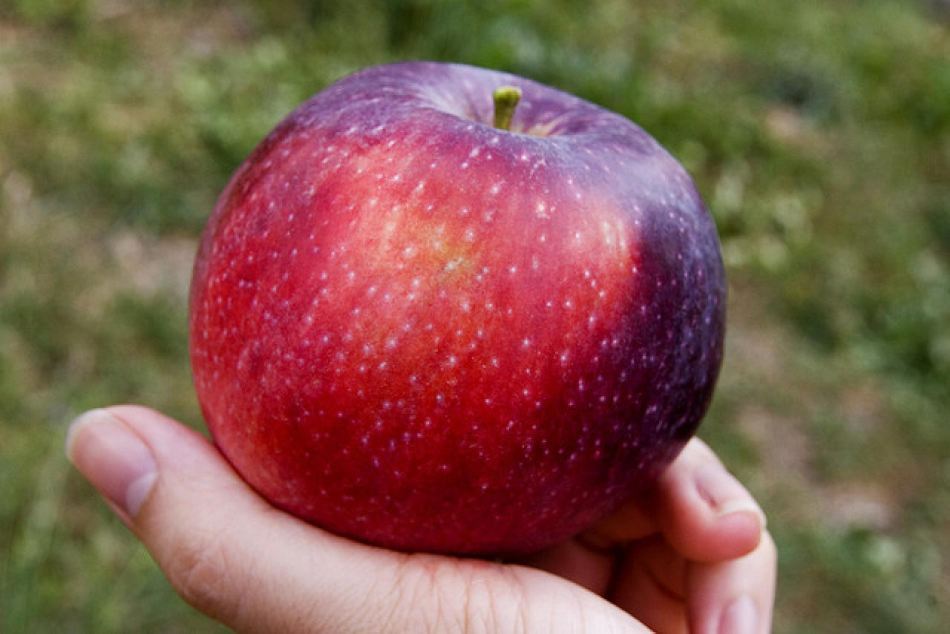
#> input picture apple1.jpg, 1900 x 1267 px (shown at 1/2 size)
$ python opencv_detect.py   (older library calls are emulated)
#> lines starting #> are read from the running program, lines starting #| are printed output that depends on the picture; after the words box and inside, x2 and y2 are one past the last pixel; in counts of white or black regions, pixels touching at a corner belong together
import cv2

import numpy as np

from matplotlib import pyplot as plt
#display the image


green=(0,255,0)
red=(255,0,0)
blue=(0,0,255)


def find_biggest_contour(image):

	image=image.copy()

	_ , contours , hierarchy=cv2.findContours(image,cv2.RETR_LIST,cv2.CHAIN_APPROX_SIMPLE)
	contour_sizes=[(cv2.contourArea(contour),contour) for contour in contours]
	biggest_contour=max(contour_sizes,key=lambda x:x[0])[1]
	mask=np.zeros(image.shape,np.uint8)
	cv2.drawContours(mask,[biggest_contour],-1,255,-1)

	return biggest_contour,mask


def overlay_mask(mask,image):
	rgb_mask=cv2.cvtColor(mask,cv2.COLOR_GRAY2RGB)
	img=cv2.addWeighted(rgb_mask,0.5,image,0.5,0)
	return img


def circle_contour(image,contour):

	image_with_ellipse=image.copy()

	ellipse=cv2.fitEllipse(contour)

	cv2.ellipse(image_with_ellipse,ellipse,green,2,1)

	return image_with_ellipse


def show(image):

	plt.figure(figsize=(10,10))
	plt.imshow(image,interpolation='nearest')


def draw_apple(image):

	#PRE PROCESSING OF IMAGE

	image=cv2.cvtColor(image,cv2.COLOR_BGR2RGB)

	maxsize=max(image.shape)

	scale=700/maxsize

	image=cv2.resize(image,None,fx=scale,fy=scale)

	image_blur=cv2.GaussianBlur(image,(7,7),0)

	image_blur_hsv=cv2.cvtColor(image_blur,cv2.COLOR_RGB2HSV)

	min_color=np.array([0,100,80])
	max_color=np.array([10,256,256])

	mask1=cv2.inRange(image_blur_hsv,min_color,max_color)

	min_color2=np.array([170,100,80])
	max_color2=np.array([180,256,256])

	mask2=cv2.inRange(image_blur_hsv,min_color2,max_color2)

	mask=mask1+mask2

	kernel=cv2.getStructuringElement(cv2.MORPH_ELLIPSE,(15,15))

	mask_closed=cv2.morphologyEx(mask,cv2.MORPH_CLOSE,kernel)
	mask_cleaned=cv2.morphologyEx(mask_closed,cv2.MORPH_OPEN,kernel)

	big_contour,mask_fruit=find_biggest_contour(mask_cleaned)

	overlay=overlay_mask(mask_cleaned,image)

	circled=circle_contour(overlay,big_contour)

	show(circled)

	bgr=cv2.cvtColor(circled,cv2.COLOR_RGB2BGR)

	return bgr

def draw_banana(image):

	#PRE PROCESSING OF IMAGE

	image=cv2.cvtColor(image,cv2.COLOR_BGR2RGB)

	maxsize=max(image.shape)

	scale=700/maxsize

	image=cv2.resize(image,None,fx=scale,fy=scale)

	image_blur=cv2.GaussianBlur(image,(7,7),0)

	image_blur_hsv=cv2.cvtColor(image_blur,cv2.COLOR_RGB2HSV)

	min_color=np.array([20,50,50])
	max_color=np.array([30,256,256])

	mask1=cv2.inRange(image_blur_hsv,min_color,max_color)

	min_color2=np.array([60,50,50])
	max_color2=np.array([70,256,256])

	mask2=cv2.inRange(image_blur_hsv,min_color2,max_color2)

	mask=mask1+mask2

	kernel=cv2.getStructuringElement(cv2.MORPH_ELLIPSE,(15,15))

	mask_closed=cv2.morphologyEx(mask,cv2.MORPH_CLOSE,kernel)
	mask_cleaned=cv2.morphologyEx(mask_closed,cv2.MORPH_OPEN,kernel)

	big_contour,mask_fruit=find_biggest_contour(mask_cleaned)

	overlay=overlay_mask(mask_cleaned,image)

	circled=circle_contour(overlay,big_contour)

	show(circled)

	bgr=cv2.cvtColor(circled,cv2.COLOR_RGB2BGR)

	return bgr


# [44 lines left out: function draw_strawberry, not called in this run]


#input image
apple=cv2.imread('apple1.jpg')
#> apple is the input picture: shape (1267, 1900, 3); mean B, G, R 77.2, 90.7, 129.3
apple2=cv2.imread('5.jpg')
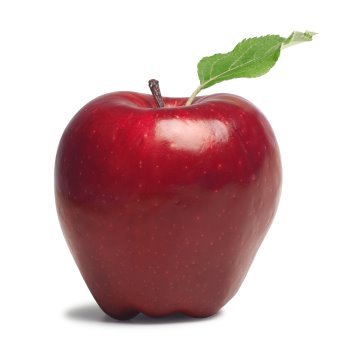
#> input picture 5.jpg, 345 x 348 px
#> apple2 is the input picture: shape (348, 345, 3); mean B, G, R 179.8, 179.7, 208
banana=cv2.imread('2.jpg')
strawberry=cv2.imread('3.jpg')
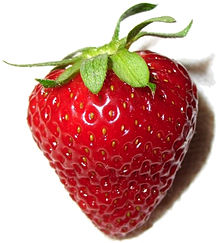
#> input picture 3.jpg, 220 x 243 px
#> strawberry is the input picture: shape (243, 220, 3); mean B, G, R 148.6, 154.9, 204.6
fruit=cv2.imread('4.jpg')
#process image
result_apple=draw_apple(apple)
#> in draw_apple, `image_blur_hsv=cv2.cvtColor(image_blur,cv2.COLOR_RGB2HSV)`: image_blur_hsv: shape (467, 700, 3); mean H, S, V 80.5, 128.4, 133
#> in draw_apple, `mask1=cv2.inRange(image_blur_hsv,min_color,max_color)`:
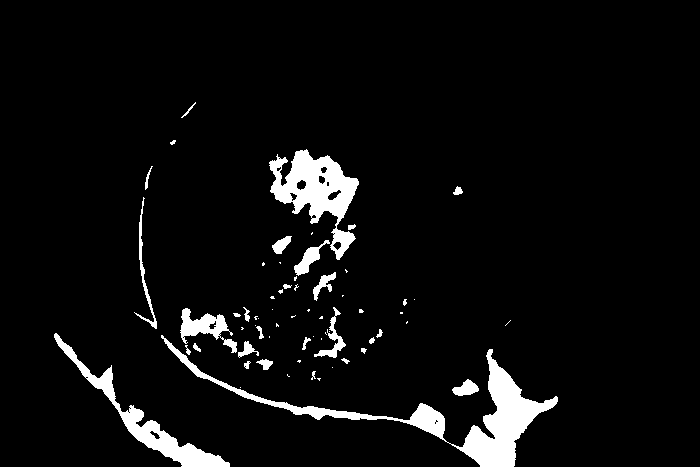
#> mask1: shape (467, 700); 5.4% white; 64 white regions (34 under 20 px), largest, box (x1, y1, x2, y2) and area: (161, 335, 558, 467) 6588, (269, 149, 359, 260) 4130, (54, 333, 230, 467) 2991
#> in draw_apple, `mask2=cv2.inRange(image_blur_hsv,min_color2,max_color2)`: mask2: shape (467, 700); 21.2% white; 24 white regions (12 under 20 px), largest, box (x1, y1, x2, y2) and area: (141, 92, 474, 405) 68042, (520, 390, 555, 403) 283, (72, 346, 96, 376) 276
#> in draw_apple, `mask=mask1+mask2`: mask: shape (467, 700); 26.7% white; 13 white regions (6 under 20 px), largest, box (x1, y1, x2, y2) and area: (134, 92, 558, 467) 83385, (54, 333, 230, 467) 3267, (452, 379, 479, 396) 272
#> in draw_apple, `mask_closed=cv2.morphologyEx(mask,cv2.MORPH_CLOSE,kernel)`: mask_closed: shape (467, 700); 28% white; 4 white regions (2 under 20 px), largest, box (x1, y1, x2, y2) and area: (134, 92, 558, 467) 87927, (54, 333, 230, 467) 3565
#> in draw_apple, `mask_cleaned=cv2.morphologyEx(mask_closed,cv2.MORPH_OPEN,kernel)`:
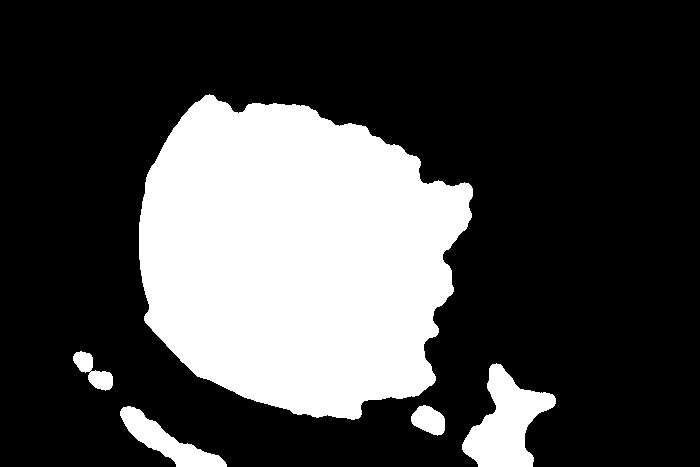
#> mask_cleaned: shape (467, 700); 27.4% white; 5 white regions
#> in find_biggest_contour, `_ , contours , hierarchy=cv2.findContours(image,cv2.RETR_LIST,cv2.CHAI..`: contours = 6 contours, 1 with area under 20; largest, box (x1, y1, x2, y2) and area: (139, 94, 473, 420) 80270, (462, 363, 556, 467) 4848, (120, 406, 227, 467) 2176, (411, 405, 445, 436) 685, (73, 351, 113, 391) 662
#> in find_biggest_contour, `contour_sizes=[(cv2.contourArea(contour),contour) for contour in conto..`: contour_sizes = 6 items
#> in find_biggest_contour, `biggest_contour=max(contour_sizes,key=lambda x:x[0])[1]`: biggest_contour = contour of 482 points, box (x1, y1, x2, y2) (139, 94, 473, 420), area 80270
#> in find_biggest_contour, `cv2.drawContours(mask,[biggest_contour],-1,255,-1)`: mask: shape (467, 700); 24.7% white; 1 white region, box (x1, y1, x2, y2) and area: (139, 94, 473, 420) 80791
#> in draw_apple, `big_contour,mask_fruit=find_biggest_contour(mask_cleaned)`: big_contour has the same summary as biggest_contour in find_biggest_contour
#> in overlay_mask, `rgb_mask=cv2.cvtColor(mask,cv2.COLOR_GRAY2RGB)`: rgb_mask: shape (467, 700, 3); 27.4% white; 5 white regions, box (x1, y1, x2, y2) and area: (139, 94, 473, 420) 80791, (462, 363, 556, 467) 5006, (120, 406, 227, 467) 2294, (411, 405, 445, 436) 730, (73, 351, 113, 391) 724
#> in overlay_mask, `img=cv2.addWeighted(rgb_mask,0.5,image,0.5,0)`:
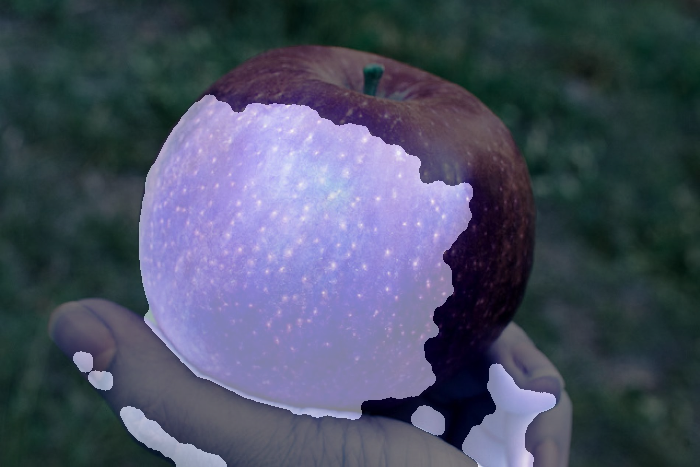
#> img: shape (467, 700, 3); mean B, G, R 99.5, 80.2, 73.5
#> in circle_contour, `ellipse=cv2.fitEllipse(contour)`: ellipse = ((296.8, 256.2), (303.1, 346.1), 119.8)
#> in circle_contour, `cv2.ellipse(image_with_ellipse,ellipse,green,2,1)`: image_with_ellipse: shape (467, 700, 3); 0.92% of pixels changed, all inside (x1, y1, x2, y2) = (128, 98, 467, 415)
result_apple2=draw_apple(apple2)
#> in draw_apple (call 2), `image_blur_hsv=cv2.cvtColor(image_blur,cv2.COLOR_RGB2HSV)`: image_blur_hsv: shape (700, 694, 3); mean H, S, V 54.7, 59.3, 208.9
#> in draw_apple (call 2), `mask1=cv2.inRange(image_blur_hsv,min_color,max_color)`: mask1: shape (700, 694); 5.7% white; 121 white regions (87 under 20 px), largest, box (x1, y1, x2, y2) and area: (345, 296, 558, 621) 15182, (127, 406, 192, 578) 2463, (240, 579, 322, 629) 1640
#> in draw_apple (call 2), `mask2=cv2.inRange(image_blur_hsv,min_color2,max_color2)`: mask2: shape (700, 694); 24.9% white; 146 white regions (145 under 20 px), largest, box (x1, y1, x2, y2) and area: (119, 187, 550, 634) 120638
#> in draw_apple (call 2), `mask=mask1+mask2`: mask: shape (700, 694); 30.6% white; 1 white region, box (x1, y1, x2, y2) and area: (119, 187, 558, 634) 148468
#> in draw_apple (call 2), `mask_closed=cv2.morphologyEx(mask,cv2.MORPH_CLOSE,kernel)`: mask_closed: shape (700, 694); 30.7% white; 1 white region, box (x1, y1, x2, y2) and area: (119, 187, 558, 634) 148976
#> in draw_apple (call 2), `mask_cleaned=cv2.morphologyEx(mask_closed,cv2.MORPH_OPEN,kernel)`: mask_cleaned: shape (700, 694); 30.6% white; 1 white region
#> in find_biggest_contour (call 2), `_ , contours , hierarchy=cv2.findContours(image,cv2.RETR_LIST,cv2.CHAI..`: contours = 2 contours; box (x1, y1, x2, y2) and area: (119, 187, 558, 634) 153910, (316, 239, 458, 300) 5875
#> in find_biggest_contour (call 2), `contour_sizes=[(cv2.contourArea(contour),contour) for contour in conto..`: contour_sizes = 2 items
#> in find_biggest_contour (call 2), `biggest_contour=max(contour_sizes,key=lambda x:x[0])[1]`: biggest_contour = contour of 639 points, box (x1, y1, x2, y2) (119, 187, 558, 634), area 153910
#> in find_biggest_contour (call 2), `cv2.drawContours(mask,[biggest_contour],-1,255,-1)`:
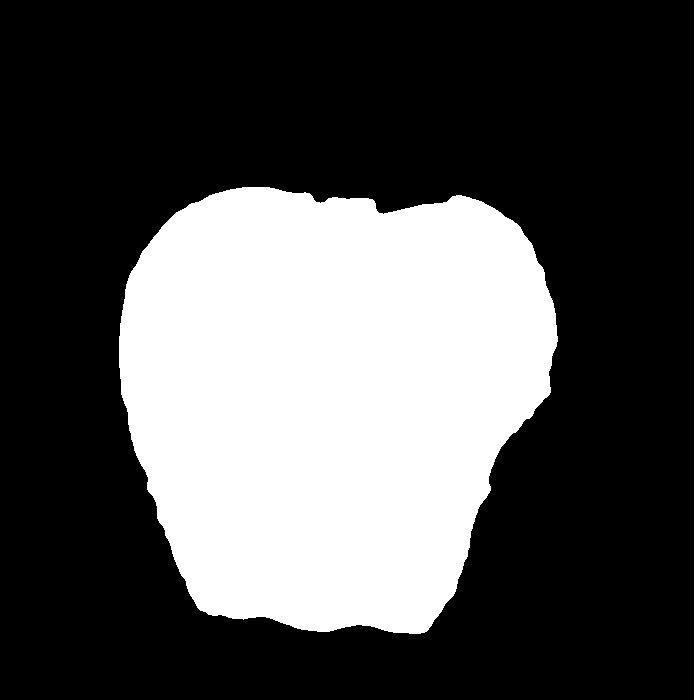
#> mask: shape (700, 694); 31.8% white; 1 white region, box (x1, y1, x2, y2) and area: (119, 187, 558, 634) 154604
#> in overlay_mask (call 2), `rgb_mask=cv2.cvtColor(mask,cv2.COLOR_GRAY2RGB)`: rgb_mask: shape (700, 694, 3); 30.6% white; 1 white region, box (x1, y1, x2, y2) and area: (119, 187, 558, 634) 148889
#> in circle_contour (call 2), `ellipse=cv2.fitEllipse(contour)`: ellipse = ((330, 393), (428.8, 476.5), 17.52)
#> in circle_contour (call 2), `cv2.ellipse(image_with_ellipse,ellipse,green,2,1)`:
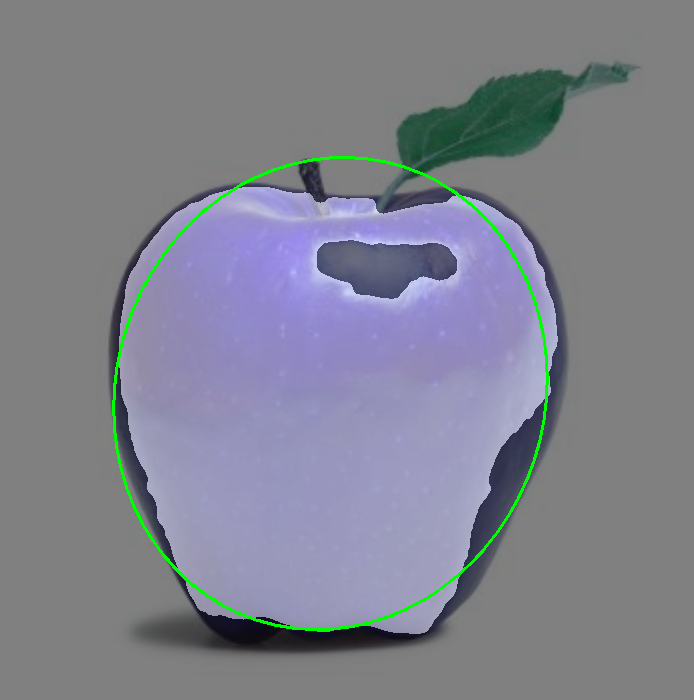
#> image_with_ellipse: shape (700, 694, 3); mean B, G, R 142.1, 130.3, 128.2
#> (the run stopped early here; a loop or call above may not have finished)
